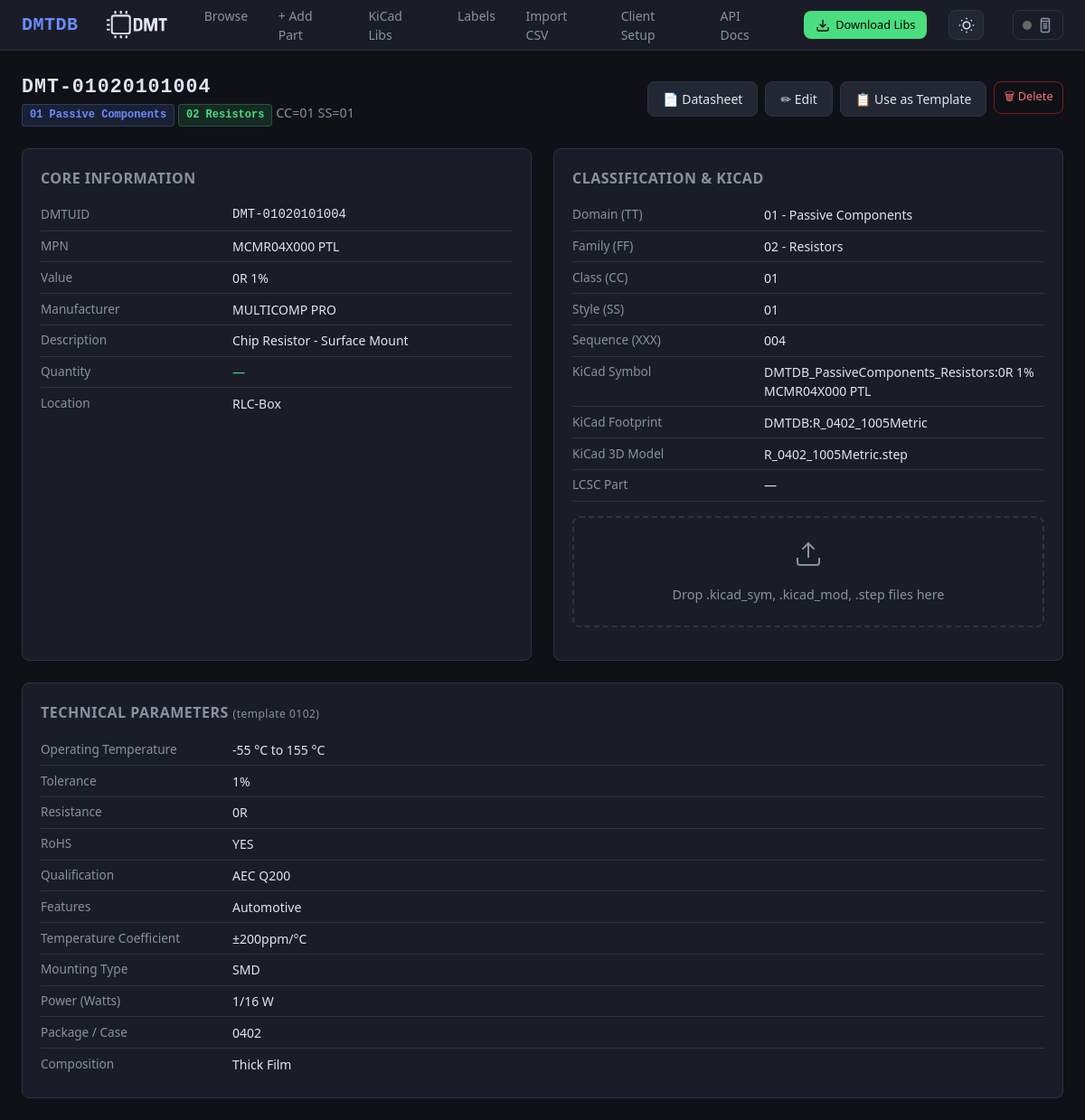
Page /part/DMT-01020101004 on the earlier database version.
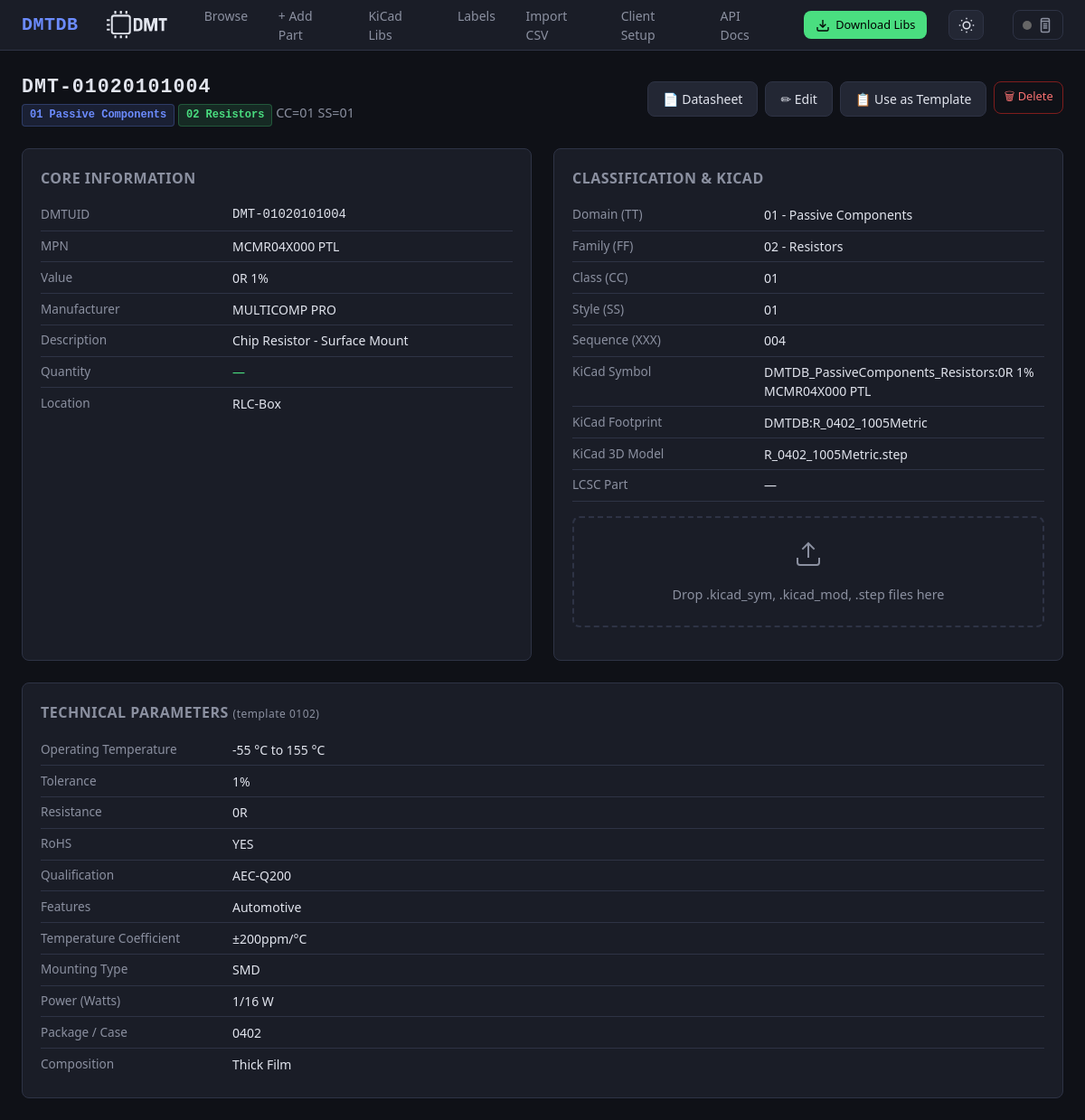
Same page on the later database version.
### db/models.py (models this page shows, shortened)
class Base(DeclarativeBase):
    pass

class Part(Base):
    __tablename__ = "parts"
    dmtuid = Column(String(20), primary_key=True)               # DMT-TTFFCCSSXXX
    tt  = Column(String(2), nullable=False, index=True)
    ff  = Column(String(2), nullable=False, index=True)
    cc  = Column(String(2), nullable=False, index=True)
    ss  = Column(String(2), nullable=False, index=True)
    xxx = Column(String(3), nullable=False)
    mpn          = Column(String(200), index=True, default="")
    manufacturer = Column(String(200), index=True, default="")
    value        = Column(String(200), index=True, default="")
    description  = Column(Text, default="")
    quantity     = Column(String(50), default="")
    location     = Column(String(200), default="")
    datasheet    = Column(Text, default="")
    distributor  = Column(Text, default="")
    kicad_symbol    = Column(String(300), default="")
    kicad_footprint = Column(String(300), default="")
    kicad_libref    = Column(String(300), default="")
    kicad_3dmodel   = Column(String(300), default="")
    extra_json = Column(Text, default="{}")
    notes      = Column(Text, default="")
    created_at = Column(DateTime, default=lambda: datetime.now(timezone.utc))
    updated_at = Column(DateTime, default=lambda: datetime.now(timezone.utc),
                        onupdate=lambda: datetime.now(timezone.utc))
    fields = relationship(
        "PartField", back_populates="part",
        cascade="all, delete-orphan", lazy="selectin",
    )
    __table_args__ = (
        Index("ix_ttffccss", "tt", "ff", "cc", "ss"),
    )

class PartField(Base):
    __tablename__ = "part_fields"
    id         = Column(Integer, primary_key=True, autoincrement=True)
    dmtuid     = Column(String(20),
                        ForeignKey("parts.dmtuid", ondelete="CASCADE"),
                        nullable=False, index=True)
    field_name = Column(String(200), nullable=False)
    field_value = Column(Text, nullable=False, default="")
    part = relationship("Part", back_populates="fields")
    __table_args__ = (
        Index("ix_field_lookup", "dmtuid", "field_name"),
    )

### ui/routes_detail.py (the view)
@ui_bp.route("/part/<dmtuid>")
def part_detail(dmtuid: str):
    session = get_session()
    try:
        part = PartsService.get(session, dmtuid)
        if not part:
            abort(404)
        template = get_fields(part.tt, part.ff)
        return render_template(
            "detail.html",
            part=part,
            template=template,
            domain_name=domain_name,
            family_name=family_name,
        )
    finally:
        session.close()

### db/engine.py (called while the page is built)
def get_session() -> Session:
    if _SessionLocal is None:
        raise RuntimeError("Database not initialised - call init_db() first")
    return _SessionLocal()

### schema/loader.py (called while the page is built)
def domain_name(tt: str) -> str:
    return _domain_map.get(tt, "Unknown")

def family_name(tt: str, ff: str) -> str:
    return _family_map.get(f"{tt}{ff}", "Unknown")

### schema/templates.py (called while the page is built)
def get_fields(tt: str, ff: str) -> Optional[list[str]]:
    return _templates.get(f"{tt}{ff}")

### services/parts_service.py (called while the page is built)
    @staticmethod
    def get(session: Session, dmtuid: str) -> Part | None:
        return session.get(Part, dmtuid.upper())

### templates/detail.html (shortened to what this page needs)
{% extends "base.html" %}
{% block content %}
<div class="page-header">
  <div>
    <h1 style="font-family:var(--mono); letter-spacing:1px;">{{ part.dmtuid }}</h1>
    <span class="subtitle">
      <span class="badge badge-domain">{{ part.tt }} {{ domain_name(part.tt) }}</span>
      <span class="badge badge-family">{{ part.ff }} {{ family_name(part.tt, part.ff) }}</span>
      CC={{ part.cc }} SS={{ part.ss }}
    </span>
  </div>
  <div style="display:flex; gap:.5rem;">
    {% if part.datasheet %}
    {% if part.datasheet.startswith('http') %}
    <a href="{{ part.datasheet }}" target="_blank" rel="noopener" class="btn btn-secondary">📄 Datasheet</a>
    {% else %}
    <a href="/datasheets/{{ part.datasheet }}" target="_blank" rel="noopener" class="btn btn-secondary">📄 Datasheet</a>
    {% endif %}
    {% endif %}
    <a href="/part/{{ part.dmtuid }}/edit" class="btn btn-secondary">✏ Edit</a>
    <a href="/part/add?template={{ part.dmtuid }}" class="btn btn-secondary"
      title="Create new part using this as template">📋 Use as Template</a>
    <form method="post" action="/part/{{ part.dmtuid }}/delete" onsubmit="return confirm('Delete {{ part.dmtuid }}?');"
      style="display:inline;">
      <button type="submit" class="btn btn-danger btn-sm">🗑 Delete</button>
    </form>
  </div>
</div>
<div class="detail-grid">
  <div class="detail-card">
    <h2>Core Information</h2>
    <div class="field-row"><span class="field-label">DMTUID</span><span class="field-value"
        style="font-family:var(--mono)">{{ part.dmtuid }}</span></div>
    <div class="field-row"><span class="field-label">MPN</span><span class="field-value">{{ part.mpn or '—' }}</span>
    </div>
    <div class="field-row"><span class="field-label">Value</span><span class="field-value">{{ part.value or '—'
        }}</span></div>
    <div class="field-row"><span class="field-label">Manufacturer</span><span class="field-value">{{ part.manufacturer
        or '—' }}</span></div>
    <div class="field-row"><span class="field-label">Description</span><span class="field-value">{{ part.description or
        '—' }}</span></div>
    <div class="field-row"><span class="field-label">Quantity</span><span class="field-value"
        style="color:var(--green);">{{ part.quantity or '—' }}</span></div>
    <div class="field-row"><span class="field-label">Location</span><span class="field-value">{{ part.location or '—'
        }}</span></div>
  </div>
  <div class="detail-card">
    <h2>Classification & KiCad</h2>
    <div class="field-row"><span class="field-label">Domain (TT)</span><span class="field-value">{{ part.tt }} - {{
        domain_name(part.tt) }}</span></div>
    <div class="field-row"><span class="field-label">Family (FF)</span><span class="field-value">{{ part.ff }} - {{
        family_name(part.tt, part.ff) }}</span></div>
    <div class="field-row"><span class="field-label">Class (CC)</span><span class="field-value">{{ part.cc }}</span>
    </div>
    <div class="field-row"><span class="field-label">Style (SS)</span><span class="field-value">{{ part.ss }}</span>
    </div>
    <div class="field-row"><span class="field-label">Sequence (XXX)</span><span class="field-value">{{ part.xxx
        }}</span></div>
    <div class="field-row"><span class="field-label">KiCad Symbol</span><span class="field-value" id="kicad-symbol">{{
        part.kicad_symbol
        or '—' }}</span></div>
    <div class="field-row"><span class="field-label">KiCad Footprint</span><span class="field-value"
        id="kicad-footprint">{{
        part.kicad_footprint or '—' }}</span></div>
    <div class="field-row"><span class="field-label">KiCad 3D Model</span><span class="field-value"
        id="kicad-3dmodel">{{
        part.kicad_3dmodel or '—' }}</span></div>
    <div class="field-row"><span class="field-label">LCSC Part</span><span class="field-value" id="kicad-lcsc">{{
        part.kicad_libref
        or '—' }}</span></div>
    <div id="kicadDropzone" class="kicad-dropzone" data-dmtuid="{{ part.dmtuid }}" data-mpn="{{ part.mpn or '' }}"
      data-value="{{ part.value or '' }}" data-footprint="{{ part.kicad_footprint or '' }}"
      data-datasheet="{{ part.datasheet or '' }}" data-description="{{ part.description or '' }}"
      data-manufacturer="{{ part.manufacturer or '' }}">
      <svg width="32" height="32" viewBox="0 0 24 24" fill="none" stroke="currentColor" stroke-width="1.5">
        <path d="M21 15v4a2 2 0 0 1-2 2H5a2 2 0 0 1-2-2v-4" />
        <polyline points="17 8 12 3 7 8" />
        <line x1="12" y1="3" x2="12" y2="15" />
      </svg>
      <p>Drop .kicad_sym, .kicad_mod, .step files here</p>
    </div>
  </div>
  {% if part.fields %}
  <div class="detail-card" style="grid-column: 1 / -1;">
    <h2>Technical Parameters
      {% if template %}
      <span style="font-weight:400; font-size:.75rem; color:var(--text-dim); text-transform:none;"> (template {{ part.tt
        }}{{ part.ff }})</span>
      {% endif %}
    </h2>
    {% for f in part.fields %}
    <div class="field-row">
      <span class="field-label">{{ f.field_name }}</span>
      <span class="field-value">{{ f.field_value }}</span>
    </div>
    {% endfor %}
  </div>
  {% endif %}
</div>
{% endblock %}

### templates/base.html (shortened to what this page needs)
<!DOCTYPE html>
<html lang="en">
<head>
  <link rel="stylesheet" href="/static/css/style.css">
</head>
<body>
  <nav class="nav">
    <a href="/" class="nav-brand">DMTDB</a>
    <div class="nav-links">
      <a href="/" {% if request.endpoint=='ui.index' %}class="active" {% endif %}>Browse</a>
      <a href="/part/add" {% if request.endpoint=='ui.part_add' %}class="active" {% endif %}>+ Add Part</a>
      <a href="/libs" {% if request.endpoint=='ui.libs_page' %}class="active" {% endif %}>KiCad Libs</a>
      <a href="/labels" {% if request.endpoint=='ui.labels_page' %}class="active" {% endif %}>Labels</a>
      <a href="/import" {% if request.endpoint=='ui.import_page' %}class="active" {% endif %}>Import CSV</a>
      <a href="/client-setup" {% if request.endpoint=='ui.client_setup' %}class="active" {% endif %}>Client Setup</a>
      <a href="/api/docs" {% if request.endpoint=='ui.api_docs' %}class="active" {% endif %}>API Docs</a>
    </div>
    <a href="/api/v1/libs/download" class="btn btn-download"
      title="Download KiCad Libraries (symbols, footprints, 3D models)">
      <svg width="16" height="16" viewBox="0 0 24 24" fill="none" stroke="currentColor" stroke-width="2">
        <path d="M21 15v4a2 2 0 0 1-2 2H5a2 2 0 0 1-2-2v-4" />
        <polyline points="7 10 12 15 17 10" />
        <line x1="12" y1="15" x2="12" y2="3" />
      </svg>
      <span>Download Libs</span>
    </a>
    <button class="theme-toggle" id="themeToggle" title="Toggle dark/light mode">
      <svg class="theme-icon-dark" width="18" height="18" viewBox="0 0 24 24" fill="none" stroke="currentColor"
        stroke-width="2">
        <circle cx="12" cy="12" r="5" />
        <path
          d="M12 1v2M12 21v2M4.22 4.22l1.42 1.42M18.36 18.36l1.42 1.42M1 12h2M21 12h2M4.22 19.78l1.42-1.42M18.36 5.64l1.42-1.42" />
      </svg>
    </button>
    <button class="niimbot-toggle" id="niimbotToggle" title="Niimbot B1 Printer" onclick="openNiimbotGlobalModal()">
      <span id="niimbotGlobalStatus"
        style="display: inline-block; width: 10px; height: 10px; border-radius: 50%; background: #666;"></span>
      <svg width="18" height="18" viewBox="0 0 24 24" fill="none" stroke="currentColor" stroke-width="2">
        <rect x="6" y="2" width="12" height="20" rx="2" />
        <line x1="6" y1="6" x2="18" y2="6" />
        <line x1="9" y1="10" x2="15" y2="10" />
        <line x1="9" y1="13" x2="15" y2="13" />
        <line x1="9" y1="16" x2="15" y2="16" />
      </svg>
    </button>
  </nav>
  <div class="container">
    {% block content %}{% endblock %}
  </div>
</body>
</html>

### static/css/style.css (style rules this page uses)
:root { --bg: #0f1117; --surface: #1a1d27; --surface2: #232734; --border: #2e3345; --text: #e1e4ed; --text-dim: #8b90a0; --accent: #6c8cff; --accent-hover: #8aa4ff; --green: #4ade80; --red: #f87171; --yellow: #fbbf24; --orange: #fb923c; --radius: 8px; --font: 'Segoe UI', system-ui, -apple-system, sans-serif; --mono: 'JetBrains Mono', 'Fira Code', 'Consolas', monospace; --card: var(--surface); --hover: var(--surface2); }
*, *::before, *::after { box-sizing: border-box; margin: 0; padding: 0; }
body { font-family: var(--font); background: var(--bg); color: var(--text); line-height: 1.5; }
.nav { background: var(--surface); border-bottom: 1px solid var(--border); padding: 0 1.5rem; display: flex; align-items: center; height: 56px; gap: 1.5rem; position: sticky; top: 0; z-index: 100; }
.nav-brand { font-size: 1.25rem; font-weight: 700; color: var(--accent); text-decoration: none; letter-spacing: .5px; font-family: var(--mono); }
.nav-logo { height: 80px; width: auto; }
.nav-links { display: flex; gap: .5rem; }
.nav-links a { color: var(--text-dim); text-decoration: none; padding: .4rem .8rem; border-radius: var(--radius); font-size: .875rem; transition: all .15s; }
.theme-toggle { margin-left: auto; background: var(--surface2); border: 1px solid var(--border); border-radius: var(--radius); padding: .4rem .6rem; cursor: pointer; font-size: 1rem; line-height: 1; transition: all .15s; color: var(--text); display: flex; align-items: center; }
.theme-icon-dark { display: block; }
.container { max-width: 1800px; margin: 0 auto; padding: 1.5rem; }
.btn { display: inline-flex; align-items: center; gap: .4rem; padding: .5rem 1rem; border-radius: var(--radius); font-size: .875rem; font-weight: 500; text-decoration: none; border: 1px solid var(--border); cursor: pointer; transition: all .15s; font-family: var(--font); }
.btn-secondary { background: var(--surface2); color: var(--text); }
.btn-danger { background: transparent; color: var(--red); border-color: #7f1d1d; }
.btn-sm { padding: .35rem .65rem; font-size: .8rem; }
.btn-download { display: inline-flex; align-items: center; gap: .4rem; padding: .4rem .8rem; border-radius: var(--radius); font-size: .8rem; font-weight: 500; text-decoration: none; background: var(--green); color: #000; border: none; cursor: pointer; transition: all .15s; white-space: nowrap; }
.btn-download svg { flex-shrink: 0; }
.detail-grid { display: grid; grid-template-columns: 1fr 1fr; gap: 1.5rem; }
.detail-card { background: var(--surface); border: 1px solid var(--border); border-radius: var(--radius); padding: 1.25rem; }
.detail-card h2 { font-size: 1rem; color: var(--text-dim); margin-bottom: .75rem; text-transform: uppercase; letter-spacing: .5px; font-weight: 600; }
.field-row { display: flex; gap: .75rem; padding: .4rem 0; border-bottom: 1px solid var(--border); }
.field-row:last-child { border-bottom: none; }
.field-label { flex: 0 0 200px; color: var(--text-dim); font-size: .85rem; }
.field-value { flex: 1; font-size: .875rem; word-break: break-word; }
.kicad-dropzone { border: 2px dashed var(--border); border-radius: var(--radius); padding: 1.25rem; text-align: center; margin-bottom: 1rem; transition: all .2s; color: var(--text-dim); }
.kicad-dropzone svg { margin-bottom: .25rem; }
.kicad-dropzone p { font-size: .85rem; margin: 0; }
.page-header { display: flex; align-items: center; justify-content: space-between; margin-bottom: 1.5rem; flex-wrap: wrap; gap: .75rem; }
.page-header h1 { font-size: 1.35rem; font-weight: 700; }
.page-header .subtitle { color: var(--text-dim); font-size: .9rem; }
.badge { display: inline-block; padding: .15rem .5rem; border-radius: 4px; font-size: .75rem; font-weight: 600; font-family: var(--mono); }
.badge-domain { background: #6c8cff20; color: var(--accent); border: 1px solid #6c8cff40; }
.badge-family { background: #4ade8020; color: var(--green); border: 1px solid #4ade8040; }

### templates/base.html (style rules this page uses)
.niimbot-toggle { display: flex; align-items: center; gap: 0.4rem; padding: 0.4rem 0.6rem; background: var(--surface); border: 1px solid var(--border); border-radius: var(--radius); cursor: pointer; color: var(--text-dim); margin-left: 0.5rem; }

### templates/detail.html (style rules this page uses)
.kicad-dropzone { margin-top: 1rem; padding: 1.5rem; border: 2px dashed var(--border); border-radius: 8px; text-align: center; cursor: pointer; transition: all 0.2s ease; background: var(--surface); color: var(--text-dim); }
.kicad-dropzone p { margin: 0.5rem 0 0 0; font-size: 0.9rem; }

Differences in the rows shown:
changed PartField "Qualification": field_value "AEC Q200" → "AEC-Q200"
